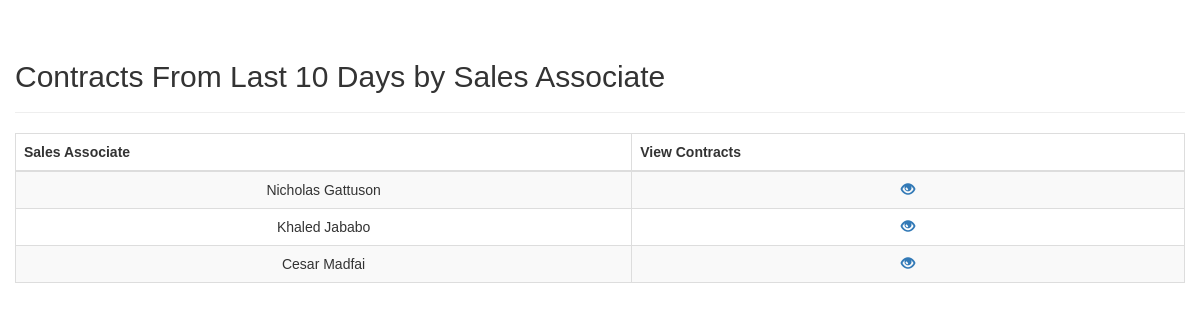
The app's page /Reports/ten_days.php (signed in) with its own data.
### tables this page shows
CREATE TABLE IF NOT EXISTS SalesAssociate(
   id INT UNSIGNED AUTO_INCREMENT,
   name VARCHAR(30) NOT NULL,
   user_id INT UNSIGNED,
   PRIMARY KEY(id),
   FOREIGN KEY (user_id) REFERENCES Account(id)
);

### Reports/ten_days.php (the view, shortened to what this page needs)
<?php
require_once '../config.php';
?>
<!DOCTYPE html>
<html lang="en">
<head>
    <link rel="stylesheet" href="https://maxcdn.bootstrapcdn.com/bootstrap/3.3.7/css/bootstrap.css">
</head>
<body>
<div class="wrapper">
    <div class="container-fluid">
        <div class="row">
            <div class="col-md-12">
                <div class="page-header clearfix">
                    <h2 class="pull-left">Contracts From Last 10 Days by Sales Associate </h2>
                </div>
                <?php
                $sql = "SELECT * FROM SalesAssociate";
                if($stmt = mysqli_prepare($conn, $sql)) {
                    if(mysqli_stmt_execute($stmt)) {
                        $result = mysqli_stmt_get_result($stmt);
                        if(mysqli_num_rows($result) > 0){
                            echo "<table class='table table-bordered table-striped'>";
                            echo "<thead>";
                            echo "<tr>";
                            echo "<th>Sales Associate</th>";
                            echo "<th>View Contracts</th>";
                            echo "</tr>";
                            echo "</thead>";
                            echo "<tbody>";
                            while($row = mysqli_fetch_array($result)){
                                echo "<tr>";
                                echo "<td>" . $row['name'] . "</td>";
                                echo "<td>";
                                echo "<a href='view.php?sales_id=". $row['id'] ."&sales_name=". $row['name'] . "' title='View Contracts' data-toggle='tooltip'><span class='glyphicon glyphicon-eye-open'></span></a>";
                                echo "</td>";
                                echo "</tr>";
                            }
                            echo "</tbody>";
                            echo "</table>";
                        }else{
                            echo "<p class='lead'><em>No records were found.</em></p>";
                        }
                    } else {
                        echo "Could not executd sql statement";
                    }
                }
                ?>
            </div>
        </div>
    </div>
</div>
</body>
</html>

### Reports/ten_days.php (style rules this page uses)
body { font: 14px sans-serif; text-align: center; }

### records on screen
salesassociate: name "Nicholas Gattuson"
salesassociate: name "Khaled Jababo"
salesassociate: name "Cesar Madfai"
